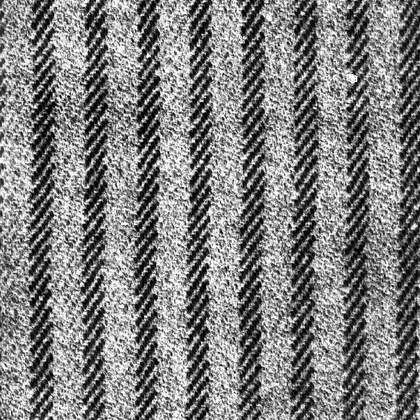
%> input picture sample.bmp, 420 x 420 px, shrunk from 640 x 640 before the run, given in place of sample.png, which was not available
$ octave PHOT_test.m   (GNU Octave 9; MATLAB toolbox functions it lacks are replaced by stand-ins)
%> lines starting %> are read from the running program, lines starting %| are printed output that depends on the picture; in (x1, y1, x2, y2) boxes, pixels count from 0 and x2, y2 are one past the last pixel; in counts of white or black regions, pixels touching at a corner belong together; the program's own positions count from 1; pictures that were not available may be replaced by others from this repository, and a replacement may not be noted
% This script are used to re-produce the PHOT approach for anomaly
% detection mentioned in the article
% "The Phase Only Transform for unsupervised surface defect detection", Aiger & Talbot 2010.
% contact.thinh@gmail.com

%% Clear data
clear all
close all

%% Load Image
I = imread('sample.png');
%> I is the input picture: size 420x420x3 uint8; min 0, max 255, mean 127.1
I = rgb2gray(I);
%> I: size 420x420 uint8

%% DFT transform
DFT = fftn(I);
MAG = abs(DFT); %Get the magnitude only
PHASE = DFT./MAG; %Get the phase only

%% Reconstruct image from phase
R1 = ifftn(MAG);
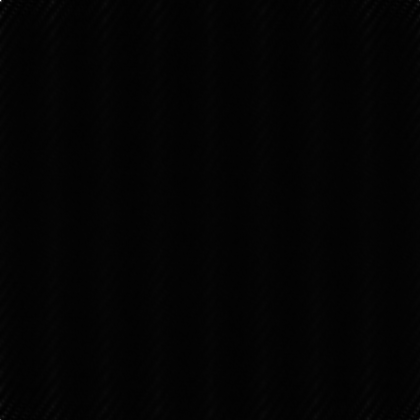
%> R1: size 420x420 double; min -109.1, max 15096.4, mean 127.1; drawn with min black and max white
R2 = ifftn(PHASE);
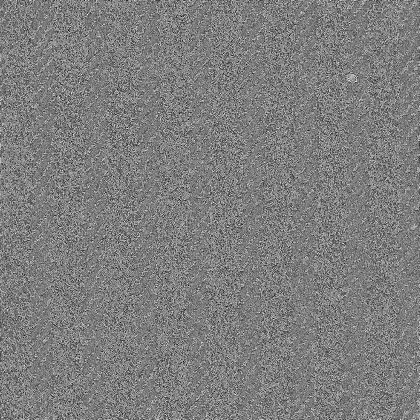
%> R2: size 420x420 double; min -0.011, max 0.0112, mean 5.67e-06; drawn with min black and max white

%% Display Images
figure,imshow(I); %original image
figure,imshow(uint8(R1)); %reconstructed image from magnitude only
%> after `imshow(uint8(R1))`:
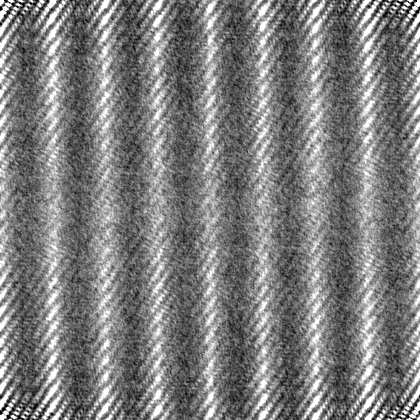
%> displayed picture: size 420x420, on the screen's scale of 0 to 255; min 0, max 255, mean 125.1
figure,imshow(R2,[]); %reconstructed image from phase only

%% Thresholding using Mahallanobis distance
Y = imgaussfilt(R2,3); %Gaussian filter with sigma =
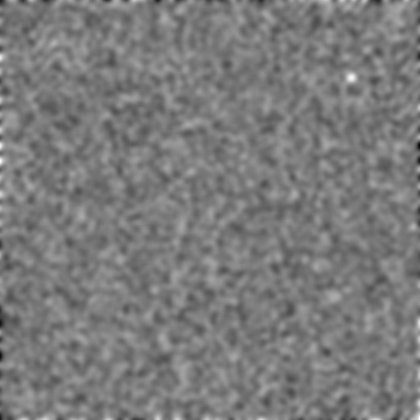
%> Y: size 420x420 double; min -0.00216, max 0.00232, mean 5.82e-06; drawn with min black and max white
figure,imshow(Y,[]);

%% Compute distance Euclidean
MEAN = mean2(Y);
%> MEAN = 5.82e-06
[x,y,z]=size(I);
%> x = 420; y = 420; z = 1
for i = 1:x
    for j=1:y
        D(i,j)=(Y(i,j)-MEAN).^2;
    end
end
figure,imshow(D,[]);

%% Detect the blob
O = (uint8(255*mat2gray(D)));
imshow(O);
level = graythresh(O);
%> level = 0.153
BW = im2bw(O,level);
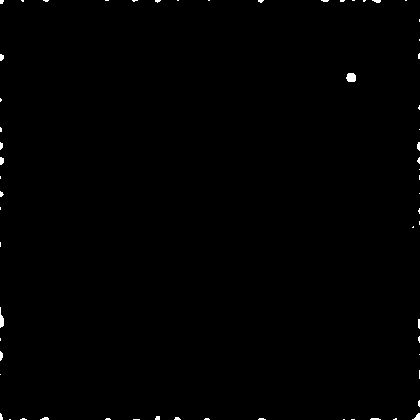
%> BW: size 420x420 logical; 0.4% white; 62 white regions (53 under 20 px), largest, box (x1, y1, x2, y2) and area: (346, 73, 356, 82) 77, (0, 307, 4, 328) 52, (412, 413, 420, 420) 32
figure,imshow(BW);

$ run again, with D1.png saved as sample.bmp
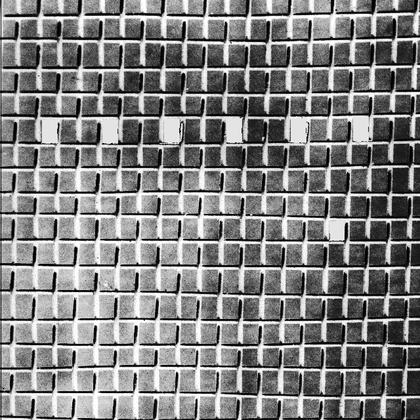
%> input picture D1.png, 420 x 420 px, shrunk from 640 x 640 before the run, given in place of sample.png, which was not available
%> I is the input picture: size 420x420x3 uint8; min 0, max 255, mean 129.5
%> I: size 420x420 uint8
%> `Y = imgaussfilt(R2,3);`:
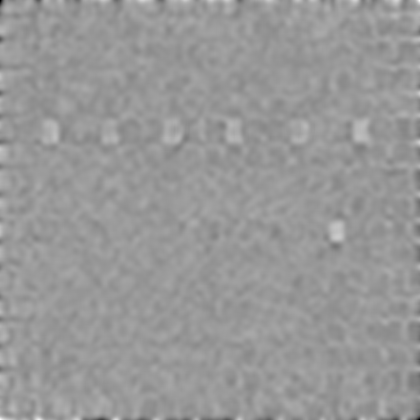
%> Y: size 420x420 double; min -0.00556, max 0.00373, mean 5.09e-06; drawn with min black and max white
%> MEAN = 5.09e-06
%> level = 0.0353
%> `BW = im2bw(O,level);`:
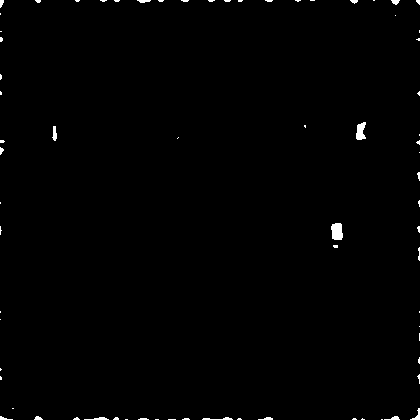
%> BW: size 420x420 logical; 0.68% white; 72 white regions (56 under 20 px), largest, box (x1, y1, x2, y2) and area: (331, 223, 343, 240) 173, (356, 122, 366, 140) 130, (52, 126, 57, 141) 51

$ run again, with D100.png saved as sample.bmp
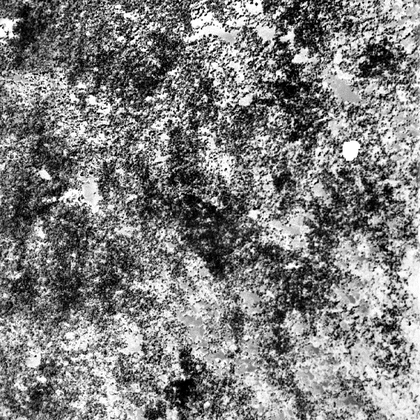
%> input picture D100.png, 420 x 420 px, shrunk from 640 x 640 before the run, given in place of sample.png, which was not available
%> I is the input picture: size 420x420x3 uint8; min 0, max 255, mean 127.3
%> I: size 420x420 uint8
%> `Y = imgaussfilt(R2,3);`:
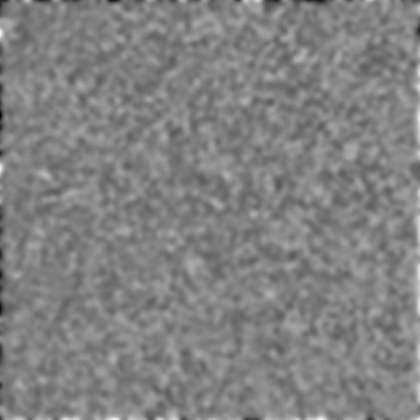
%> Y: size 420x420 double; min -0.00251, max 0.00242, mean 6.45e-06; drawn with min black and max white
%> MEAN = 6.45e-06
%> level = 0.149
%> `BW = im2bw(O,level);`:
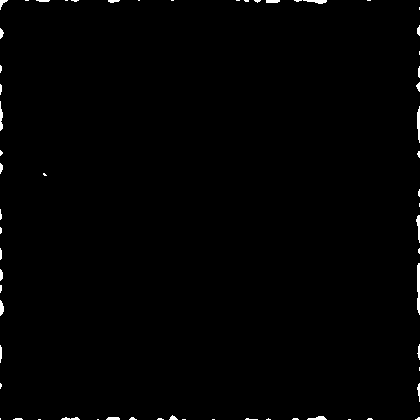
%> BW: size 420x420 logical; 0.76% white; 63 white regions (39 under 20 px), largest, box (x1, y1, x2, y2) and area: (417, 263, 420, 315) 141, (417, 106, 420, 143) 85, (416, 215, 420, 243) 66

$ run again, with D101.png saved as sample.bmp
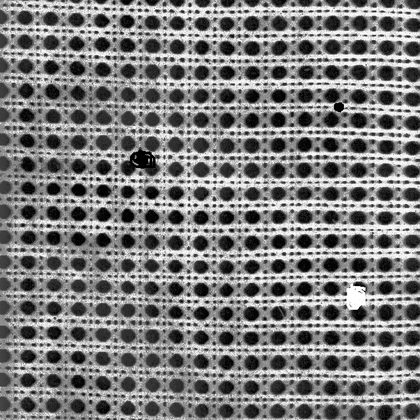
%> input picture D101.png, 420 x 420 px, shrunk from 640 x 640 before the run, given in place of sample.png, which was not available
%> I is the input picture: size 420x420x3 uint8; min 0, max 255, mean 126.8
%> I: size 420x420 uint8
%> `Y = imgaussfilt(R2,3);`:
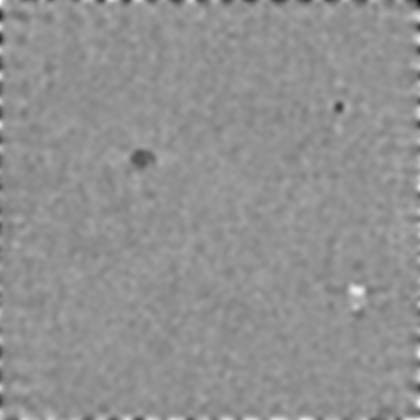
%> Y: size 420x420 double; min -0.00497, max 0.00372, mean 5.9e-06; drawn with min black and max white
%> MEAN = 5.9e-06
%> level = 0.0745
%> `BW = im2bw(O,level);`:
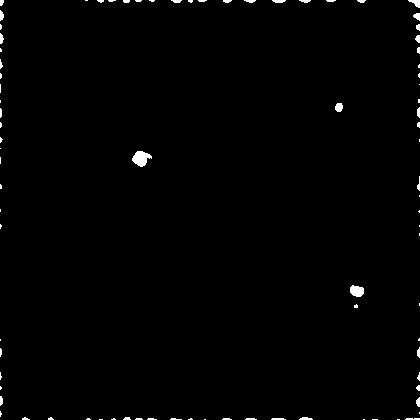
%> BW: size 420x420 logical; 0.89% white; 85 white regions (60 under 20 px), largest, box (x1, y1, x2, y2) and area: (132, 151, 152, 167) 202, (350, 285, 364, 297) 131, (335, 103, 343, 112) 59
